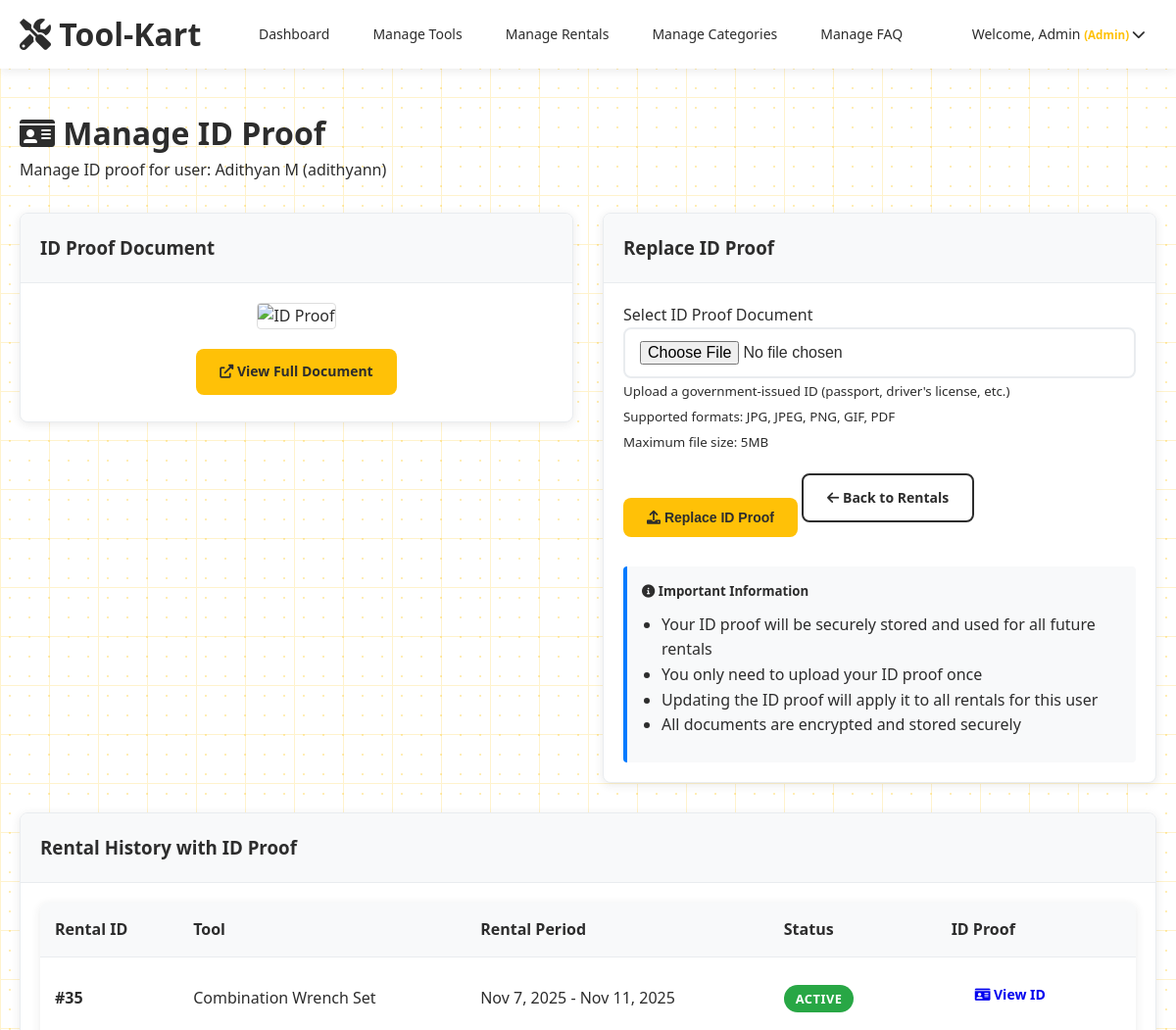
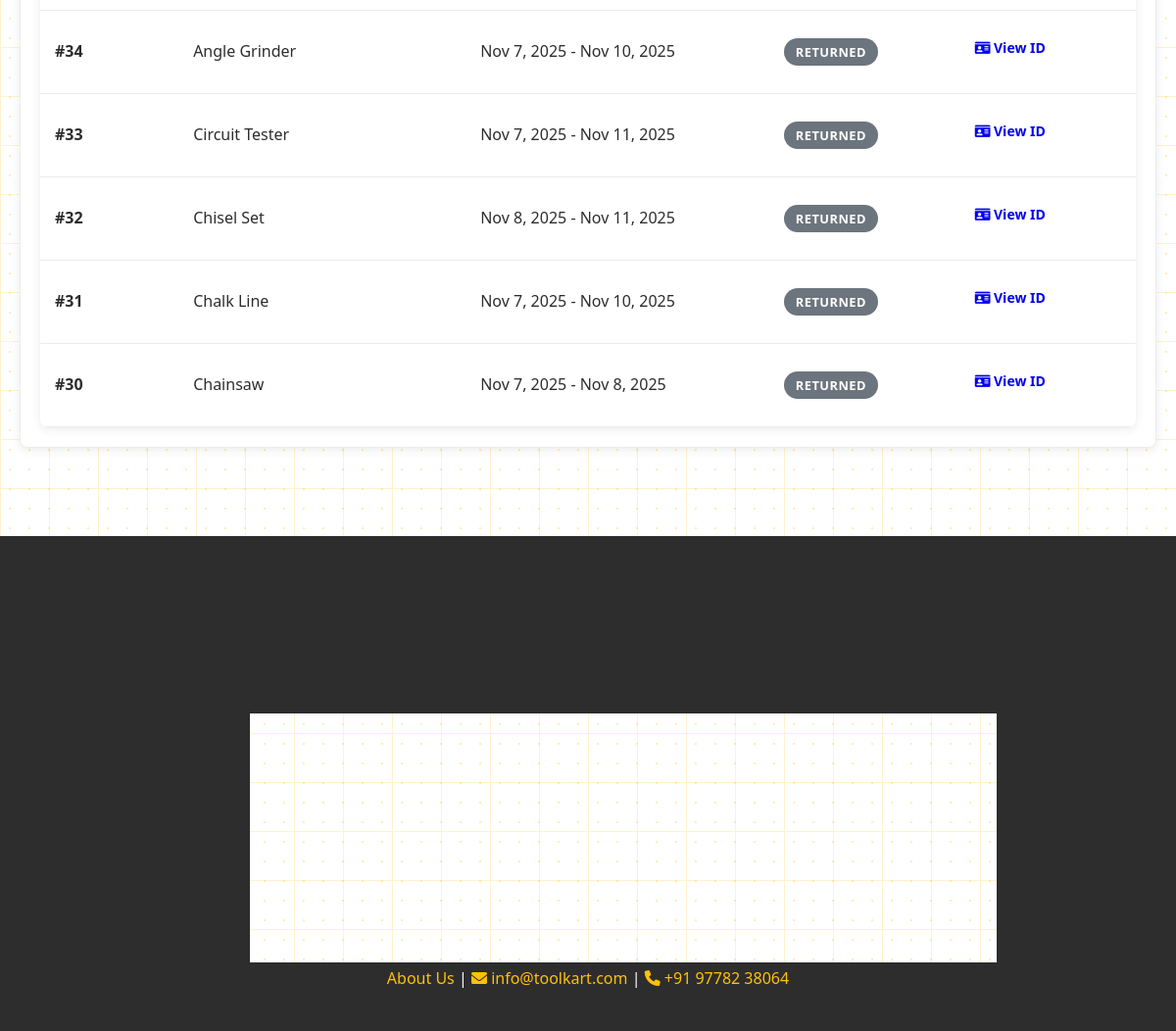
/manage_id_proof.php?user_id=7 (signed in), run on the app's committed database (2 pictures, top to bottom).
### tables this page shows
CREATE TABLE `users` (
  `user_id` int(11) NOT NULL,
  `username` varchar(50) NOT NULL,
  `email` varchar(100) NOT NULL,
  `password_hash` varchar(255) NOT NULL,
  `first_name` varchar(50) NOT NULL,
  `last_name` varchar(50) NOT NULL,
  `phone` varchar(15) DEFAULT NULL,
  `address` text DEFAULT NULL,
  `role` enum('customer','admin') DEFAULT 'customer',
  `created_at` timestamp NOT NULL DEFAULT current_timestamp(),
  `updated_at` timestamp NOT NULL DEFAULT current_timestamp() ON UPDATE current_timestamp()
);

CREATE TABLE `rentals` (
  `rental_id` int(11) NOT NULL,
  `user_id` int(11) NOT NULL,
  `tool_id` int(11) NOT NULL,
  `rental_date` date NOT NULL,
  `rental_time` time DEFAULT NULL,
  `return_date` date NOT NULL,
  `return_time` time DEFAULT NULL,
  `actual_return_date` date DEFAULT NULL,
  `actual_return_time` time DEFAULT NULL,
  `quantity` int(11) DEFAULT 1,
  `total_amount` decimal(10,2) NOT NULL,
  `late_fine` decimal(10,2) DEFAULT 0.00,
  `damage_fine` decimal(10,2) DEFAULT 0.00,
  `status` enum('active','returned','overdue','cancelled') DEFAULT 'active',
  `payment_method` enum('full','cod') DEFAULT 'full',
  `deposit_amount` decimal(10,2) DEFAULT 0.00,
  `address_updated` tinyint(1) DEFAULT 0,
  `full_payment_received` tinyint(1) DEFAULT 0,
  `id_proof_image` varchar(255) DEFAULT NULL,
  `created_at` timestamp NOT NULL DEFAULT current_timestamp(),
  `updated_at` timestamp NOT NULL DEFAULT current_timestamp() ON UPDATE current_timestamp()
);

CREATE TABLE `tools` (
  `tool_id` int(11) NOT NULL,
  `name` varchar(200) NOT NULL,
  `description` text DEFAULT NULL,
  `category_id` int(11) DEFAULT NULL,
  `daily_rate` decimal(10,2) NOT NULL,
  `actual_price` decimal(10,2) NOT NULL,
  `quantity_available` int(11) DEFAULT 1,
  `brand` varchar(100) DEFAULT NULL,
  `model` varchar(100) DEFAULT NULL,
  `image_url` varchar(255) DEFAULT NULL,
  `status` enum('active','inactive','maintenance') DEFAULT 'active',
  `is_featured` tinyint(1) DEFAULT 0,
  `is_common` tinyint(1) DEFAULT 0,
  `created_at` timestamp NOT NULL DEFAULT current_timestamp(),
  `updated_at` timestamp NOT NULL DEFAULT current_timestamp() ON UPDATE current_timestamp()
);

### manage_id_proof.php (the view, shortened to what this page needs)
<?php
require_once 'includes/db_connect.php';
$user_id = $_SESSION['user_id'];
$user_query = "SELECT role FROM users WHERE user_id = ?";
$user_stmt = $conn->prepare($user_query);
$user_stmt->bind_param("i", $user_id);
$user_stmt->execute();
$user_result = $user_stmt->get_result();
$user = $user_result->fetch_assoc();
$is_admin = ($user['role'] === 'admin');
$target_user_id = isset($_GET['user_id']) ? (int)$_GET['user_id'] : ($is_admin ? null : $user_id);
$target_user_query = "SELECT user_id, username, first_name, last_name, email FROM users WHERE user_id = ?";
$target_user_stmt = $conn->prepare($target_user_query);
$target_user_stmt->bind_param("i", $target_user_id);
$target_user_stmt->execute();
$target_user_result = $target_user_stmt->get_result();
$target_user = $target_user_result->fetch_assoc();
$id_proof_query = "SELECT id_proof_image FROM rentals WHERE user_id = ? AND id_proof_image IS NOT NULL ORDER BY created_at DESC LIMIT 1";
$id_proof_stmt = $conn->prepare($id_proof_query);
$id_proof_stmt->bind_param("i", $target_user_id);
$id_proof_stmt->execute();
$id_proof_result = $id_proof_stmt->get_result();
$user_id_proof = $id_proof_result->num_rows > 0 ? $id_proof_result->fetch_assoc()['id_proof_image'] : null;
include 'includes/header.php';
?>
<div class="container">
    <div class="main-content">
        <h1><i class="fas fa-id-card"></i> <?php echo $is_admin ? 'Manage' : 'My'; ?> ID Proof</h1>
        <p class="mb-3">
            <?php if ($is_admin): ?>
                Manage ID proof for user: <?php echo htmlspecialchars($target_user['first_name'] . ' ' . $target_user['last_name'] . ' (' . $target_user['username'] . ')'); ?>
            <?php else: ?>
                View and manage your ID proof document
            <?php endif; ?>
        </p>
        <div class="grid grid-2" style="gap: 30px;">
            <div>
                <div class="card">
                    <div class="card-header">
                        <h3>ID Proof Document</h3>
                    </div>
                    <div class="card-body">
                        <?php if ($user_id_proof): ?>
                            <div class="text-center">
                                <?php
                                $file_extension = strtolower(pathinfo($user_id_proof, PATHINFO_EXTENSION));
                                if (in_array($file_extension, ['jpg', 'jpeg', 'png', 'gif'])): ?>
                                    <img src="<?php echo htmlspecialchars($user_id_proof); ?>"
                                         alt="ID Proof"
                                         style="max-width: 100%; max-height: 400px; border: 1px solid #ddd; border-radius: 4px;">
                                <?php elseif ($file_extension === 'pdf'): ?>
                                    <iframe src="<?php echo htmlspecialchars($user_id_proof); ?>"
                                            style="width: 100%; height: 400px; border: 1px solid #ddd; border-radius: 4px;"
                                            frameborder="0"></iframe>
                                <?php endif; ?>
                                <div class="mt-2">
                                    <a href="<?php echo htmlspecialchars($user_id_proof); ?>"
                                       target="_blank"
                                       class="btn btn-primary">
                                        <i class="fas fa-external-link-alt"></i> View Full Document
                                    </a>
                                </div>
                            </div>
                        <?php endif; ?>
                    </div>
                </div>
            </div>
            <div>
                <div class="card">
                    <div class="card-header">
                        <h3><?php echo $user_id_proof ? 'Replace' : 'Upload'; ?> ID Proof</h3>
                    </div>
                    <div class="card-body">
                        <form method="POST" enctype="multipart/form-data">
                            <div class="form-group">
                                <label for="id_proof">Select ID Proof Document</label>
                                <input type="file"
                                       id="id_proof"
                                       name="id_proof"
                                       accept="image/*,.pdf"
                                       class="form-control"
                                       required>
                                <small class="form-text">
                                    Upload a government-issued ID (passport, driver's license, etc.)<br>
                                    Supported formats: JPG, JPEG, PNG, GIF, PDF<br>
                                    Maximum file size: 5MB
                                </small>
                            </div>
                            <div class="form-group">
                                <button type="submit"
                                        name="upload_id_proof"
                                        class="btn btn-primary">
                                    <i class="fas fa-upload"></i>
                                    <?php echo $user_id_proof ? 'Replace ID Proof' : 'Upload ID Proof'; ?>
                                </button>
                                <?php if ($is_admin): ?>
                                    <a href="admin/manage_rentals.php" class="btn btn-secondary">
                                        <i class="fas fa-arrow-left"></i> Back to Rentals
                                    </a>
                                <?php else: ?>
                                    <a href="user_dashboard.php" class="btn btn-secondary">
                                        <i class="fas fa-arrow-left"></i> Back to Dashboard
                                    </a>
                                <?php endif; ?>
                            </div>
                        </form>
                        <div class="mt-3" style="padding: 15px; background-color: #f8f9fa; border-radius: 4px; border-left: 4px solid #007bff;">
                            <h5><i class="fas fa-info-circle"></i> Important Information</h5>
                            <ul style="margin: 10px 0; padding-left: 20px;">
                                <li>Your ID proof will be securely stored and used for all future rentals</li>
                                <li>You only need to upload your ID proof once</li>
                                <li><?php echo $is_admin ? 'Updating the ID proof will apply it to all rentals for this user' : 'You can update your ID proof at any time'; ?></li>
                                <li>All documents are encrypted and stored securely</li>
                            </ul>
                        </div>
                    </div>
                </div>
            </div>
        </div>
        <div class="card mt-3">
            <div class="card-header">
                <h3>Rental History with ID Proof</h3>
            </div>
            <div class="card-body">
                <?php
                $rentals_query = "SELECT r.*, t.name as tool_name
                                 FROM rentals r
                                 JOIN tools t ON r.tool_id = t.tool_id
                                 WHERE r.user_id = ? AND r.id_proof_image IS NOT NULL
                                 ORDER BY r.created_at DESC";
                $rentals_stmt = $conn->prepare($rentals_query);
                $rentals_stmt->bind_param("i", $target_user_id);
                $rentals_stmt->execute();
                $rentals_result = $rentals_stmt->get_result();
                ?>
                <?php if ($rentals_result->num_rows > 0): ?>
                    <div class="table-responsive">
                        <table class="table">
                            <thead>
                                <tr>
                                    <th>Rental ID</th>
                                    <th>Tool</th>
                                    <th>Rental Period</th>
                                    <th>Status</th>
                                    <th>ID Proof</th>
                                </tr>
                            </thead>
                            <tbody>
                                <?php while ($rental = $rentals_result->fetch_assoc()): ?>
                                    <tr>
                                        <td><strong>#<?php echo $rental['rental_id']; ?></strong></td>
                                        <td><?php echo htmlspecialchars($rental['tool_name']); ?></td>
                                        <td>
                                            <?php echo date('M j, Y', strtotime($rental['rental_date'])); ?> -
                                            <?php echo date('M j, Y', strtotime($rental['return_date'])); ?>
                                        </td>
                                        <td>
                                            <span class="badge badge-<?php echo $rental['status']; ?>">
                                                <?php echo ucfirst($rental['status']); ?>
                                            </span>
                                        </td>
                                        <td>
                                            <?php if (!empty($rental['id_proof_image'])): ?>
                                                <a href="<?php echo htmlspecialchars($rental['id_proof_image']); ?>"
                                                   target="_blank"
                                                   class="btn btn-sm btn-warning">
                                                    <i class="fas fa-id-card"></i> View ID
                                                </a>
                                            <?php endif; ?>
                                        </td>
                                    </tr>
                                <?php endwhile; ?>
                            </tbody>
                        </table>
                    </div>
                <?php else: ?>
                    <p class="text-center">No rentals with ID proof found.</p>
                <?php endif; ?>
            </div>
        </div>
    </div>
</div>
<?php include 'includes/footer.php'; ?>

### assets/css/style.css (style rules this page uses)
* { margin: 0; padding: 0; box-sizing: border-box; }
html { scroll-behavior: smooth; }
body { font-family: 'Segoe UI', Tahoma, Geneva, Verdana, sans-serif; background-color: #FFFFFF; color: #2D2D2D; line-height: 1.6; position: relative; overflow-x: hidden; }
:root { --primary-white: #FFFFFF; --primary-gray: #2D2D2D; --accent-yellow: #FFC107; --light-gray: #F8F9FA; --border-gray: #E9ECEF; --shadow-light: 0 2px 10px rgba(45, 45, 45, 0.1); --shadow-medium: 0 4px 20px rgba(45, 45, 45, 0.15); --border-radius: 8px; --transition: all 0.3s ease; }
.btn { padding: 12px 24px; border: none; border-radius: var(--border-radius); font-weight: 600; text-decoration: none; display: inline-block; text-align: center; cursor: pointer; transition: var(--transition); font-size: 14px; position: relative; overflow: hidden; }
.btn::before { content: ''; position: absolute; top: 0; left: -100%; width: 100%; height: 100%; background: linear-gradient(90deg, transparent, rgba(255, 255, 255, 0.4), transparent); transition: 0.5s; }
.btn-primary { background-color: var(--accent-yellow); color: var(--primary-gray); }
.btn-secondary { background-color: transparent; color: var(--primary-gray); border: 2px solid var(--primary-gray); }
.container { max-width: 1200px; margin: 0 auto; padding: 0 20px; }
.main-content { min-height: calc(100vh - 200px); padding: 20px 0; position: relative; z-index: 2; }
.card { background: var(--primary-white); border-radius: var(--border-radius); box-shadow: var(--shadow-light); overflow: hidden; transition: var(--transition); border: 1px solid var(--border-gray); position: relative; overflow: hidden; }
.card::before { content: ''; position: absolute; top: 0; left: -100%; width: 100%; height: 100%; background: linear-gradient(90deg, transparent, rgba(255, 255, 255, 0.4), transparent); transition: 0.5s; }
.card-header { background: var(--light-gray); padding: 20px; border-bottom: 1px solid var(--border-gray); }
.card-body { padding: 20px; }
.grid { display: grid; gap: 30px; }
.grid-2 { grid-template-columns: repeat(auto-fit, minmax(300px, 1fr)); }
.form-group { margin-bottom: 20px; }
.form-control { width: 100%; padding: 12px 15px; border: 2px solid var(--border-gray); border-radius: var(--border-radius); font-size: 16px; transition: var(--transition); background-color: var(--primary-white); }
.table { width: 100%; border-collapse: collapse; background: var(--primary-white); border-radius: var(--border-radius); overflow: hidden; box-shadow: var(--shadow-light); }
.table th, .table td { padding: 15px; text-align: left; border-bottom: 1px solid var(--border-gray); }
.table th { background: var(--light-gray); font-weight: 600; color: var(--primary-gray); }
.badge { display: inline-block; padding: 4px 12px; font-size: 0.8rem; font-weight: 600; border-radius: 20px; text-transform: uppercase; letter-spacing: 0.5px; }
.badge-active { background-color: #28A745; color: white; }
.badge-returned { background-color: #6C757D; color: white; }
.main-content { min-height: calc(100vh - 200px); padding: 20px 0; }
.text-center { text-align: center; }
.mb-3 { margin-bottom: 30px; }
.mt-2 { margin-top: 20px; }
.mt-3 { margin-top: 30px; }
a.btn, .tool-card, .card { position: relative; overflow: hidden; }
a.btn::before, .tool-card::before, .card::before { content: ''; position: absolute; top: 0; left: -100%; width: 100%; height: 100%; background: linear-gradient(90deg, transparent, rgba(255, 255, 255, 0.4), transparent); transition: 0.5s; }
.main-content { position: relative; z-index: 2; }
.container { max-width: 1200px; margin: 0 auto; padding: 0 20px; box-sizing: border-box; }
.grid { display: grid; gap: 30px; width: 100%; box-sizing: border-box; }

### data on the page
users: first_name+last_name+username "Adithyan M (adithyann)"
rentals: rental_id "35", tool.name "Combination Wrench Set", rental_date "Nov 7, 2025", return_date "Nov 11, 2025", status "ACTIVE"
rentals: rental_id "34", tool.name "Angle Grinder", rental_date "Nov 7, 2025", return_date "Nov 10, 2025", status "RETURNED"
rentals: rental_id "33", tool.name "Circuit Tester", rental_date "Nov 7, 2025", return_date "Nov 11, 2025", status "RETURNED"
rentals: rental_id "32", tool.name "Chisel Set", rental_date "Nov 8, 2025", return_date "Nov 11, 2025", status "RETURNED"
rentals: rental_id "31", tool.name "Chalk Line", rental_date "Nov 7, 2025", return_date "Nov 10, 2025", status "RETURNED"
rentals: rental_id "30", tool.name "Chainsaw", rental_date "Nov 7, 2025", return_date "Nov 8, 2025", status "RETURNED"

### other printed values
$_SESSION['first_name'] "Admin"
